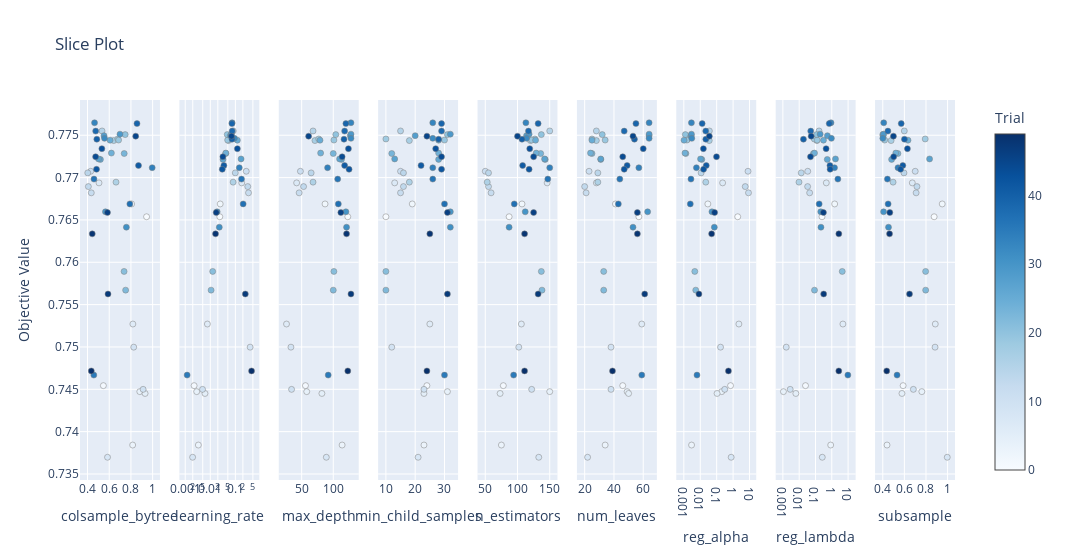

Notebook code for this chart:
### Code cell
optuna.visualization.plot_slice(study, params=list(best_params.keys()))
